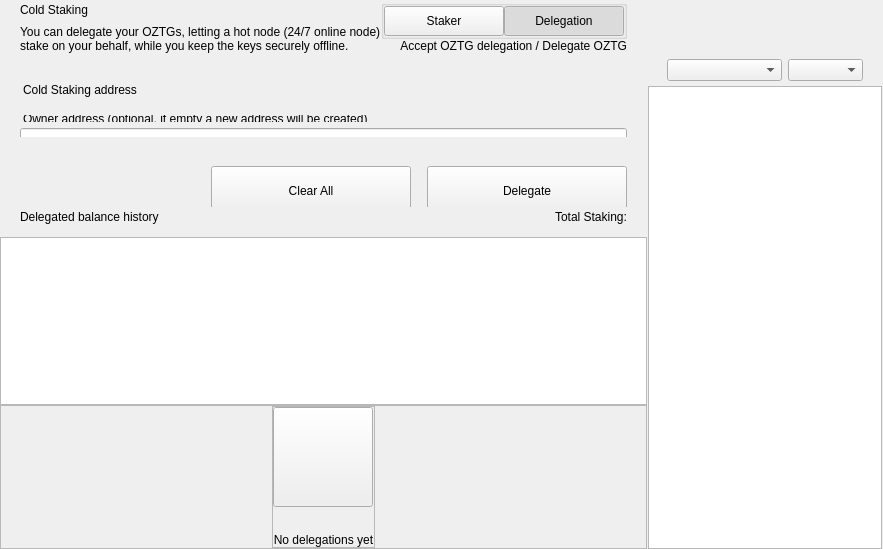
<?xml version="1.0" encoding="UTF-8"?>
<ui version="4.0">
 <class>ColdStakingWidget</class>
 <widget class="QWidget" name="ColdStakingWidget">
  <property name="geometry">
   <rect>
    <x>0</x>
    <y>0</y>
    <width>629</width>
    <height>549</height>
   </rect>
  </property>
  <property name="windowTitle">
   <string>Form</string>
  </property>
  <layout class="QHBoxLayout" name="horizontalLayout_1" stretch="2,1">
   <property name="spacing">
    <number>0</number>
   </property>
   <property name="leftMargin">
    <number>0</number>
   </property>
   <property name="topMargin">
    <number>0</number>
   </property>
   <property name="rightMargin">
    <number>0</number>
   </property>
   <property name="bottomMargin">
    <number>0</number>
   </property>
   <item>
    <widget class="QWidget" name="left" native="true">
     <layout class="QVBoxLayout" name="verticalLayout_3">
      <property name="leftMargin">
       <number>0</number>
      </property>
      <property name="topMargin">
       <number>0</number>
      </property>
      <property name="rightMargin">
       <number>0</number>
      </property>
      <property name="bottomMargin">
       <number>0</number>
      </property>
      <item>
       <layout class="QVBoxLayout" name="verticalLayout_2">
        <property name="spacing">
         <number>0</number>
        </property>
        <item>
         <layout class="QVBoxLayout" name="verticalLayoutTop">
          <property name="spacing">
           <number>0</number>
          </property>
          <property name="leftMargin">
           <number>0</number>
          </property>
          <property name="rightMargin">
           <number>0</number>
          </property>
          <item>
           <widget class="QWidget" name="containerTitle" native="true">
            <property name="sizePolicy">
             <sizepolicy hsizetype="Preferred" vsizetype="Minimum">
              <horstretch>0</horstretch>
              <verstretch>0</verstretch>
             </sizepolicy>
            </property>
            <property name="maximumSize">
             <size>
              <width>16777215</width>
              <height>100</height>
             </size>
            </property>
            <layout class="QHBoxLayout" name="containerTitleLayout">
             <property name="spacing">
              <number>0</number>
             </property>
             <property name="leftMargin">
              <number>20</number>
             </property>
             <property name="topMargin">
              <number>0</number>
             </property>
             <property name="rightMargin">
              <number>20</number>
             </property>
             <property name="bottomMargin">
              <number>0</number>
             </property>
             <item>
              <layout class="QVBoxLayout" name="verticalLayout11">
               <property name="spacing">
                <number>5</number>
               </property>
               <item>
                <widget class="QLabel" name="labelTitle">
                 <property name="text">
                  <string>Cold Staking</string>
                 </property>
                </widget>
               </item>
               <item>
                <widget class="QLabel" name="labelSubtitle1">
                 <property name="maximumSize">
                  <size>
                   <width>16777215</width>
                   <height>16777215</height>
                  </size>
                 </property>
                 <property name="text">
                  <string>You can delegate your OZTGs, letting a hot node (24/7 online node)
stake on your behalf, while you keep the keys securely offline.</string>
                 </property>
                </widget>
               </item>
              </layout>
             </item>
             <item>
              <spacer name="horizontalSpacer">
               <property name="orientation">
                <enum>Qt::Horizontal</enum>
               </property>
               <property name="sizeHint" stdset="0">
                <size>
                 <width>40</width>
                 <height>20</height>
                </size>
               </property>
              </spacer>
             </item>
             <item>
              <widget class="QWidget" name="containerViewPrivacyChecks" native="true">
               <layout class="QVBoxLayout" name="containerPrivacyChecks">
                <property name="spacing">
                 <number>0</number>
                </property>
                <property name="leftMargin">
                 <number>0</number>
                </property>
                <property name="topMargin">
                 <number>0</number>
                </property>
                <property name="rightMargin">
                 <number>0</number>
                </property>
                <property name="bottomMargin">
                 <number>0</number>
                </property>
                <item alignment="Qt::AlignHCenter|Qt::AlignVCenter">
                 <widget class="QGroupBox" name="groupBox">
                  <property name="title">
                   <string/>
                  </property>
                  <layout class="QHBoxLayout" name="horizontalLayout_2_1">
                   <property name="spacing">
                    <number>0</number>
                   </property>
                   <property name="leftMargin">
                    <number>0</number>
                   </property>
                   <property name="topMargin">
                    <number>0</number>
                   </property>
                   <property name="rightMargin">
                    <number>0</number>
                   </property>
                   <property name="bottomMargin">
                    <number>0</number>
                   </property>
                   <item>
                    <widget class="QPushButton" name="pushLeft">
                     <property name="minimumSize">
                      <size>
                       <width>120</width>
                       <height>30</height>
                      </size>
                     </property>
                     <property name="maximumSize">
                      <size>
                       <width>120</width>
                       <height>30</height>
                      </size>
                     </property>
                     <property name="focusPolicy">
                      <enum>Qt::NoFocus</enum>
                     </property>
                     <property name="text">
                      <string>Staker</string>
                     </property>
                     <property name="checkable">
                      <bool>true</bool>
                     </property>
                     <property name="autoExclusive">
                      <bool>true</bool>
                     </property>
                    </widget>
                   </item>
                   <item>
                    <widget class="QPushButton" name="pushRight">
                     <property name="minimumSize">
                      <size>
                       <width>120</width>
                       <height>30</height>
                      </size>
                     </property>
                     <property name="maximumSize">
                      <size>
                       <width>120</width>
                       <height>30</height>
                      </size>
                     </property>
                     <property name="focusPolicy">
                      <enum>Qt::NoFocus</enum>
                     </property>
                     <property name="text">
                      <string>Delegation</string>
                     </property>
                     <property name="checkable">
                      <bool>true</bool>
                     </property>
                     <property name="checked">
                      <bool>true</bool>
                     </property>
                     <property name="autoExclusive">
                      <bool>true</bool>
                     </property>
                    </widget>
                   </item>
                  </layout>
                 </widget>
                </item>
                <item alignment="Qt::AlignTop">
                 <widget class="QLabel" name="labelSubtitle2">
                  <property name="text">
                   <string>Accept OZTG delegation / Delegate OZTG</string>
                  </property>
                  <property name="alignment">
                   <set>Qt::AlignRight|Qt::AlignTrailing|Qt::AlignVCenter</set>
                  </property>
                 </widget>
                </item>
               </layout>
              </widget>
             </item>
            </layout>
           </widget>
          </item>
          <item>
           <spacer name="verticalSpacer_2">
            <property name="orientation">
             <enum>Qt::Vertical</enum>
            </property>
            <property name="sizeType">
             <enum>QSizePolicy::Fixed</enum>
            </property>
            <property name="sizeHint" stdset="0">
             <size>
              <width>20</width>
              <height>30</height>
             </size>
            </property>
           </spacer>
          </item>
          <item>
           <widget class="QWidget" name="containerSend" native="true">
            <property name="minimumSize">
             <size>
              <width>0</width>
              <height>50</height>
             </size>
            </property>
            <layout class="QVBoxLayout" name="containerSendRow">
             <property name="spacing">
              <number>6</number>
             </property>
             <property name="leftMargin">
              <number>0</number>
             </property>
             <property name="topMargin">
              <number>0</number>
             </property>
             <property name="rightMargin">
              <number>0</number>
             </property>
             <property name="bottomMargin">
              <number>0</number>
             </property>
             <item>
              <widget class="QLabel" name="labelEditTitle">
               <property name="maximumSize">
                <size>
                 <width>16777215</width>
                 <height>30</height>
                </size>
               </property>
               <property name="styleSheet">
                <string notr="true">padding-left:20px; padding-bottom:3px;</string>
               </property>
               <property name="text">
                <string>Cold Staking address</string>
               </property>
              </widget>
             </item>
             <item>
              <spacer name="verticalSpacer_6">
               <property name="orientation">
                <enum>Qt::Vertical</enum>
               </property>
               <property name="sizeType">
                <enum>QSizePolicy::Fixed</enum>
               </property>
               <property name="sizeHint" stdset="0">
                <size>
                 <width>20</width>
                 <height>9</height>
                </size>
               </property>
              </spacer>
             </item>
             <item>
              <widget class="QWidget" name="containerOwner" native="true">
               <layout class="QVBoxLayout" name="vContainerOwner">
                <property name="spacing">
                 <number>4</number>
                </property>
                <property name="leftMargin">
                 <number>20</number>
                </property>
                <property name="topMargin">
                 <number>0</number>
                </property>
                <property name="rightMargin">
                 <number>20</number>
                </property>
                <property name="bottomMargin">
                 <number>0</number>
                </property>
                <item>
                 <widget class="QLabel" name="labelSubtitleDescription">
                  <property name="maximumSize">
                   <size>
                    <width>16777215</width>
                    <height>20</height>
                   </size>
                  </property>
                  <property name="styleSheet">
                   <string notr="true">margin-bottom:2px;
                   margin-left:0.05px;
                   padding:0px;</string>
                  </property>
                  <property name="text">
                   <string>Owner address (optional, if empty a new address will be created)</string>
                  </property>
                 </widget>
                </item>
                <item>
                 <widget class="QLineEdit" name="lineEditOwnerAddress">
                  <property name="minimumSize">
                   <size>
                    <width>0</width>
                    <height>50</height>
                   </size>
                  </property>
                  <property name="maximumSize">
                   <size>
                    <width>16777215</width>
                    <height>50</height>
                   </size>
                  </property>
                  <property name="styleSheet">
                   <string notr="true"/>
                  </property>
                  <property name="placeholderText">
                   <string>Enter owner address</string>
                  </property>
                 </widget>
                </item>
               </layout>
              </widget>
             </item>
            </layout>
           </widget>
          </item>
         </layout>
        </item>
        <item>
         <spacer name="verticalSpacer_3">
          <property name="orientation">
           <enum>Qt::Vertical</enum>
          </property>
          <property name="sizeType">
           <enum>QSizePolicy::Minimum</enum>
          </property>
          <property name="sizeHint" stdset="0">
           <size>
            <width>20</width>
            <height>20</height>
           </size>
          </property>
         </spacer>
        </item>
        <item>
         <widget class="QWidget" name="containerBtn" native="true">
          <property name="minimumSize">
           <size>
            <width>0</width>
            <height>50</height>
           </size>
          </property>
          <layout class="QHBoxLayout" name="horizontalLayout">
           <property name="rightMargin">
            <number>20</number>
           </property>
           <item>
            <spacer name="horizontalSpacer_2">
             <property name="orientation">
              <enum>Qt::Horizontal</enum>
             </property>
             <property name="sizeHint" stdset="0">
              <size>
               <width>200</width>
               <height>20</height>
              </size>
             </property>
            </spacer>
           </item>
           <item>
            <layout class="QHBoxLayout" name="horizontalLayout_7">
             <item>
              <spacer name="horizontalSpacer_3">
               <property name="orientation">
                <enum>Qt::Horizontal</enum>
               </property>
               <property name="sizeType">
                <enum>QSizePolicy::Expanding</enum>
               </property>
               <property name="sizeHint" stdset="0">
                <size>
                 <width>40</width>
                 <height>20</height>
                </size>
               </property>
              </spacer>
             </item>
             <item>
              <widget class="QPushButton" name="pushButtonClear">
               <property name="minimumSize">
                <size>
                 <width>200</width>
                 <height>50</height>
                </size>
               </property>
               <property name="focusPolicy">
                <enum>Qt::NoFocus</enum>
               </property>
               <property name="text">
                <string>Clear All</string>
               </property>
              </widget>
             </item>
             <item>
              <spacer name="horizontalSpacer_4">
               <property name="orientation">
                <enum>Qt::Horizontal</enum>
               </property>
               <property name="sizeType">
                <enum>QSizePolicy::Fixed</enum>
               </property>
               <property name="sizeHint" stdset="0">
                <size>
                 <width>10</width>
                 <height>20</height>
                </size>
               </property>
              </spacer>
             </item>
             <item>
              <widget class="QPushButton" name="pushButtonSend">
               <property name="minimumSize">
                <size>
                 <width>200</width>
                 <height>50</height>
                </size>
               </property>
               <property name="maximumSize">
                <size>
                 <width>200</width>
                 <height>50</height>
                </size>
               </property>
               <property name="focusPolicy">
                <enum>Qt::NoFocus</enum>
               </property>
               <property name="text">
                <string>Delegate</string>
               </property>
              </widget>
             </item>
            </layout>
           </item>
          </layout>
         </widget>
        </item>
        <item>
         <widget class="QWidget" name="containerHistoryLabel" native="true">
          <layout class="QHBoxLayout" name="horizontalLayout_4">
           <property name="spacing">
            <number>0</number>
           </property>
           <property name="leftMargin">
            <number>20</number>
           </property>
           <property name="topMargin">
            <number>0</number>
           </property>
           <property name="rightMargin">
            <number>20</number>
           </property>
           <property name="bottomMargin">
            <number>0</number>
           </property>
           <item>
            <widget class="QWidget" name="verticalWidget" native="true">
             <property name="minimumSize">
              <size>
               <width>100</width>
               <height>0</height>
              </size>
             </property>
             <layout class="QVBoxLayout" name="verticalLayout_58">
              <property name="leftMargin">
               <number>0</number>
              </property>
              <property name="topMargin">
               <number>0</number>
              </property>
              <property name="rightMargin">
               <number>0</number>
              </property>
              <property name="bottomMargin">
               <number>0</number>
              </property>
              <item>
               <widget class="QLabel" name="labelListHistory">
                <property name="text">
                 <string>Delegated balance history</string>
                </property>
               </widget>
              </item>
             </layout>
            </widget>
           </item>
           <item>
            <spacer name="horizontalSpacer_5">
             <property name="orientation">
              <enum>Qt::Horizontal</enum>
             </property>
             <property name="sizeHint" stdset="0">
              <size>
               <width>40</width>
               <height>20</height>
              </size>
             </property>
            </spacer>
           </item>
           <item>
            <widget class="QLabel" name="labelStakingTotal">
             <property name="text">
              <string>Total Staking:</string>
             </property>
            </widget>
           </item>
          </layout>
         </widget>
        </item>
        <item>
         <layout class="QVBoxLayout" name="verticalLayout_64">
          <property name="spacing">
           <number>0</number>
          </property>
          <item>
           <spacer name="verticalSpacer_44">
            <property name="orientation">
             <enum>Qt::Vertical</enum>
            </property>
            <property name="sizeType">
             <enum>QSizePolicy::Fixed</enum>
            </property>
            <property name="sizeHint" stdset="0">
             <size>
              <width>20</width>
              <height>10</height>
             </size>
            </property>
           </spacer>
          </item>
          <item>
           <widget class="QListView" name="listView">
            <property name="enabled">
             <bool>true</bool>
            </property>
            <property name="mouseTracking">
             <bool>true</bool>
            </property>
           </widget>
          </item>
          <item>
           <widget class="QFrame" name="emptyContainer">
            <property name="minimumSize">
             <size>
              <width>0</width>
              <height>100</height>
             </size>
            </property>
            <property name="frameShape">
             <enum>QFrame::StyledPanel</enum>
            </property>
            <property name="frameShadow">
             <enum>QFrame::Raised</enum>
            </property>
            <layout class="QVBoxLayout" name="verticalLayout_71" stretch="1,8">
             <property name="spacing">
              <number>0</number>
             </property>
             <property name="leftMargin">
              <number>0</number>
             </property>
             <property name="topMargin">
              <number>0</number>
             </property>
             <property name="rightMargin">
              <number>0</number>
             </property>
             <property name="bottomMargin">
              <number>0</number>
             </property>
             <item>
              <spacer name="verticalSpacer">
               <property name="orientation">
                <enum>Qt::Vertical</enum>
               </property>
               <property name="sizeHint" stdset="0">
                <size>
                 <width>20</width>
                 <height>20</height>
                </size>
               </property>
              </spacer>
             </item>
             <item alignment="Qt::AlignHCenter|Qt::AlignVCenter">
              <widget class="QFrame" name="emptyScreen">
               <property name="sizePolicy">
                <sizepolicy hsizetype="Expanding" vsizetype="Expanding">
                 <horstretch>0</horstretch>
                 <verstretch>0</verstretch>
                </sizepolicy>
               </property>
               <property name="frameShape">
                <enum>QFrame::StyledPanel</enum>
               </property>
               <property name="frameShadow">
                <enum>QFrame::Raised</enum>
               </property>
               <layout class="QVBoxLayout" name="verticalLayout">
                <property name="spacing">
                 <number>30</number>
                </property>
                <property name="leftMargin">
                 <number>0</number>
                </property>
                <property name="topMargin">
                 <number>0</number>
                </property>
                <property name="rightMargin">
                 <number>0</number>
                </property>
                <property name="bottomMargin">
                 <number>0</number>
                </property>
                <item alignment="Qt::AlignHCenter|Qt::AlignVCenter">
                 <widget class="QPushButton" name="pushImgEmpty">
                  <property name="minimumSize">
                   <size>
                    <width>100</width>
                    <height>100</height>
                   </size>
                  </property>
                  <property name="maximumSize">
                   <size>
                    <width>100</width>
                    <height>100</height>
                   </size>
                  </property>
                  <property name="focusPolicy">
                   <enum>Qt::NoFocus</enum>
                  </property>
                  <property name="text">
                   <string/>
                  </property>
                  <property name="iconSize">
                   <size>
                    <width>100</width>
                    <height>100</height>
                   </size>
                  </property>
                 </widget>
                </item>
                <item alignment="Qt::AlignHCenter|Qt::AlignVCenter">
                 <widget class="QLabel" name="labelEmpty">
                  <property name="styleSheet">
                   <string notr="true"/>
                  </property>
                  <property name="text">
                   <string>No delegations yet</string>
                  </property>
                  <property name="alignment">
                   <set>Qt::AlignCenter</set>
                  </property>
                 </widget>
                </item>
               </layout>
              </widget>
             </item>
            </layout>
           </widget>
          </item>
         </layout>
        </item>
       </layout>
      </item>
     </layout>
    </widget>
   </item>
   <item>
    <widget class="QWidget" name="right" native="true">
     <layout class="QVBoxLayout" name="rightContainer">
      <property name="spacing">
       <number>0</number>
      </property>
      <property name="leftMargin">
       <number>1</number>
      </property>
      <property name="topMargin">
       <number>0</number>
      </property>
      <property name="rightMargin">
       <number>1</number>
      </property>
      <property name="bottomMargin">
       <number>0</number>
      </property>
      <item>
       <widget class="QWidget" name="containerRightButtons" native="true">
        <property name="minimumSize">
         <size>
          <width>0</width>
          <height>50</height>
         </size>
        </property>
        <layout class="QVBoxLayout" name="verticalLayout_4">
         <property name="leftMargin">
          <number>19</number>
         </property>
         <property name="topMargin">
          <number>0</number>
         </property>
         <property name="rightMargin">
          <number>19</number>
         </property>
         <property name="bottomMargin">
          <number>0</number>
         </property>
         <item>
          <widget class="OptionButton" name="btnCoinControl" native="true">
           <property name="minimumSize">
            <size>
             <width>0</width>
             <height>0</height>
            </size>
           </property>
          </widget>
         </item>
         <item>
          <widget class="OptionButton" name="btnColdStaking" native="true"/>
         </item>
         <item>
          <widget class="OptionButton" name="btnMyStakingAddresses" native="true">
           <property name="sizePolicy">
            <sizepolicy hsizetype="Preferred" vsizetype="Minimum">
             <horstretch>0</horstretch>
             <verstretch>0</verstretch>
            </sizepolicy>
           </property>
          </widget>
         </item>
        </layout>
       </widget>
      </item>
      <item>
       <widget class="QWidget" name="sortWidget" native="true">
        <layout class="QHBoxLayout" name="horizontalLayout_6">
         <property name="leftMargin">
          <number>19</number>
         </property>
         <property name="rightMargin">
          <number>19</number>
         </property>
         <property name="bottomMargin">
          <number>5</number>
         </property>
         <item>
          <spacer name="horizontalSpacer_6">
           <property name="orientation">
            <enum>Qt::Horizontal</enum>
           </property>
           <property name="sizeHint" stdset="0">
            <size>
             <width>40</width>
             <height>20</height>
            </size>
           </property>
          </spacer>
         </item>
         <item>
          <widget class="QComboBox" name="comboBoxSort">
           <property name="sizePolicy">
            <sizepolicy hsizetype="Preferred" vsizetype="Fixed">
             <horstretch>0</horstretch>
             <verstretch>0</verstretch>
            </sizepolicy>
           </property>
           <property name="minimumSize">
            <size>
             <width>115</width>
             <height>0</height>
            </size>
           </property>
          </widget>
         </item>
         <item>
          <widget class="QComboBox" name="comboBoxSortOrder">
           <property name="sizePolicy">
            <sizepolicy hsizetype="Preferred" vsizetype="Fixed">
             <horstretch>0</horstretch>
             <verstretch>0</verstretch>
            </sizepolicy>
           </property>
           <property name="minimumSize">
            <size>
             <width>75</width>
             <height>0</height>
            </size>
           </property>
          </widget>
         </item>
        </layout>
       </widget>
      </item>
      <item>
       <widget class="QListView" name="listViewStakingAddress">
        <property name="enabled">
         <bool>true</bool>
        </property>
        <property name="mouseTracking">
         <bool>true</bool>
        </property>
       </widget>
      </item>
     </layout>
    </widget>
   </item>
  </layout>
 </widget>
 <customwidgets>
  <customwidget>
   <class>OptionButton</class>
   <extends>QWidget</extends>
   <header>qt/ozeety/optionbutton.h</header>
   <container>1</container>
  </customwidget>
 </customwidgets>
 <resources/>
 <connections/>
</ui>
